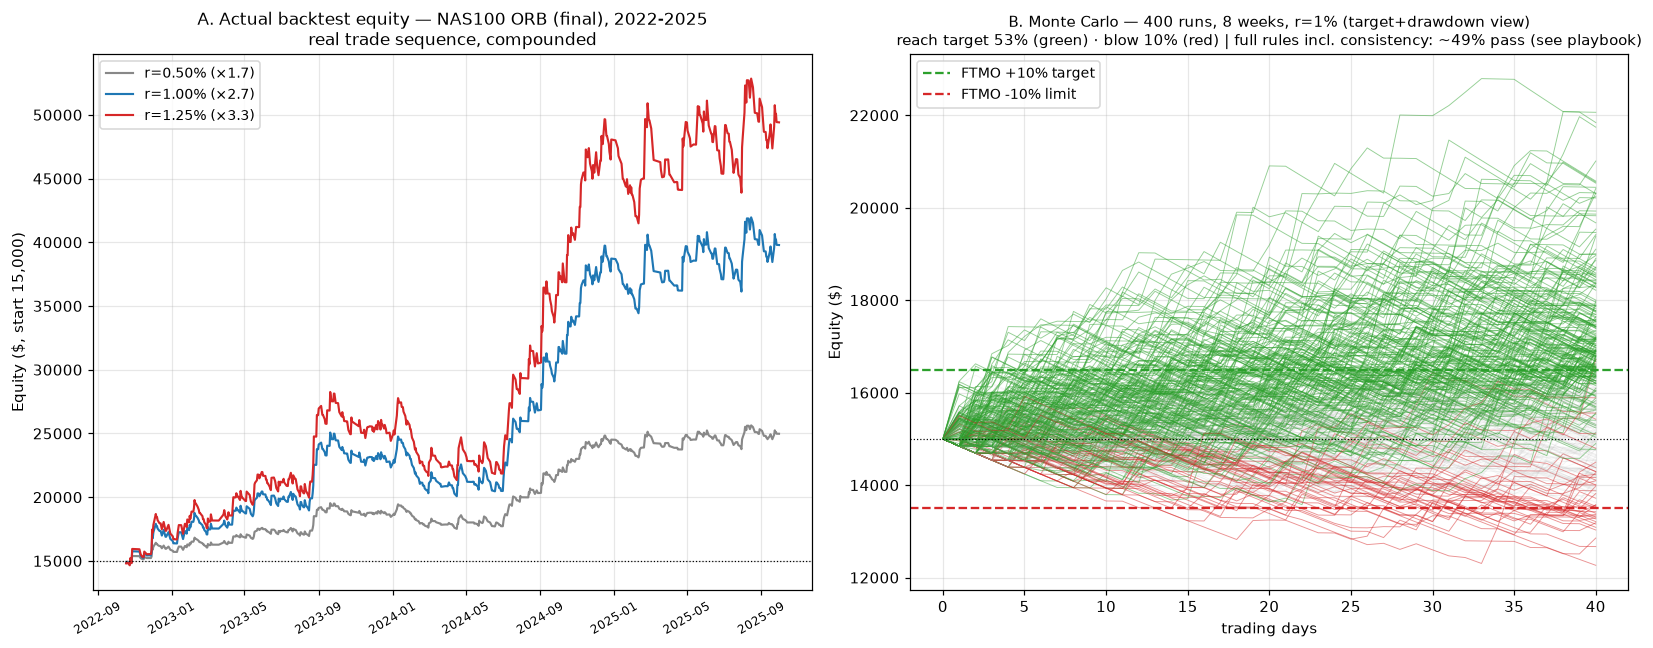

Generate this figure with Python:
"""
Equity curve for the FINAL strategy (NAS100 ORB + range filter + volume confirm).
Panel A: actual chronological backtest equity (real trade order, 2022-2025).
Panel B: Monte Carlo fan over 8 weeks vs FTMO +10% target / -10% limit.
"""
import sys, os; sys.path.insert(0,'ftmo'); os.chdir('/home/user/v4')
import numpy as np, pandas as pd
import matplotlib; matplotlib.use('Agg'); import matplotlib.pyplot as plt
from orb_v3 import build_all, orb_v3

DAYS,ctx=build_all()
BASE=dict(open_hr=16,range_min=30,stop_pts=60,be_at=1.0,trail_k=3.0,cost=2.0,eod_hr=23)
RR,MAE,DTS=orb_v3(DAYS,ctx,with_dates=True,rng_filter=True,vol_confirm=True,**BASE)
order=np.argsort([pd.Timestamp(x) for x in DTS])
RR=RR[order]; dates=[pd.Timestamp(DTS[i]) for i in order]
print(f"final strategy: {len(RR)} trades, expR={RR.mean():+.3f}, "
      f"win={(RR>0).mean()*100:.1f}%, total={RR.sum():.1f}R")

START=15000.0
fig,(ax1,ax2)=plt.subplots(1,2,figsize=(15,6))

# ---- Panel A: actual chronological equity at a few risk levels ----
for r,col in [(0.005,"#888"),(0.01,"#1f77b4"),(0.0125,"#d62728")]:
    eq=START*np.cumprod(1+r*RR)
    ax1.plot(dates,eq,color=col,lw=1.4,label=f"r={r*100:.2f}% (×{eq[-1]/START:.1f})")
ax1.axhline(START,color="k",lw=0.8,ls=":")
ax1.set_title("A. Actual backtest equity — NAS100 ORB (final), 2022-2025\n"
              "real trade sequence, compounded",fontsize=11)
ax1.set_ylabel("Equity ($, start 15,000)"); ax1.legend(fontsize=9); ax1.grid(alpha=0.3)
ax1.tick_params(axis='x',rotation=30,labelsize=8)

# ---- Panel B: Monte Carlo fan over 8 weeks (40 trading days), r=1% ----
TARGET=1.10*START; LIMIT=0.90*START; DAILY=0.028; r=0.01
rng=np.random.default_rng(1); N=400; H=40
paths=np.zeros((N,H+1)); paths[:,0]=START
outcome=np.zeros(N)  # 1 pass, -1 blow, 0 timeout
for p in range(N):
    eq=START
    for d in range(H):
        R=RR[rng.integers(len(RR))]
        pnl=r*R*eq
        if pnl<-DAILY*eq: pnl=-DAILY*eq
        eq+=pnl; paths[p,d+1]=eq
        if eq<=0.905*START and outcome[p]==0: outcome[p]=-1
        if eq>=TARGET and outcome[p]==0: outcome[p]=1
    if outcome[p]==0: paths[p,:]=paths[p,:]  # keep
# color by outcome
for p in range(N):
    c = "#2ca02c" if outcome[p]==1 else ("#d62728" if outcome[p]==-1 else "#bbbbbb")
    a = 0.5 if outcome[p]!=0 else 0.15
    ax2.plot(range(H+1),paths[p],color=c,lw=0.6,alpha=a)
ax2.axhline(TARGET,color="#2ca02c",lw=1.5,ls="--",label="FTMO +10% target")
ax2.axhline(LIMIT,color="#d62728",lw=1.5,ls="--",label="FTMO -10% limit")
ax2.axhline(START,color="k",lw=0.8,ls=":")
pp=(outcome==1).mean()*100; bb=(outcome==-1).mean()*100
ax2.set_title(f"B. Monte Carlo — 400 runs, 8 weeks, r=1% (target+drawdown view)\n"
              f"reach target {pp:.0f}% (green) · blow {bb:.0f}% (red) "
              f"| full rules incl. consistency: ~49% pass (see playbook)",fontsize=10)
ax2.set_xlabel("trading days"); ax2.set_ylabel("Equity ($)")
ax2.legend(fontsize=9,loc="upper left"); ax2.grid(alpha=0.3)

plt.tight_layout()
plt.savefig("ftmo/equity_curve.png",dpi=110,bbox_inches="tight")
print("saved ftmo/equity_curve.png")
